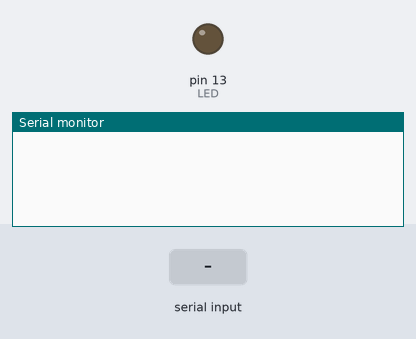
A sketch run on a simulated Arduino Uno, built with avr-gcc and run on an emulated ATmega328P. Parts: output pins drawn as LEDs (lit = HIGH), the last lines printed to the serial monitor. Inputs (shaded band) come from the test bench.

Above: at 1.2 s.
1.3 s: "90,45\n" received over the second serial link
At 1.7 s:
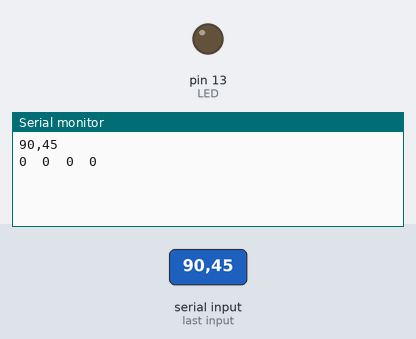
2.8 s: "1\n" received over the second serial link
At 4.0 s:
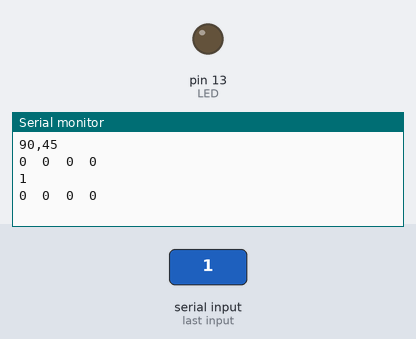

Measured:
- after the input at 1.3 s, the serial monitor: prints a new line at once (image 1)
- after the input at 2.8 s, the serial monitor: prints a new line at once (image 2)

The sketch:

noroc_client.ino
```cpp
#include <SoftwareSerial.h>
SoftwareSerial TWE(5, 6); // RX, TX
#define LED 13
#define SSR 2
#define PIN 3
String msg_state = "";
String msg_r     = "";
String msg_g     = "";
String msg_b     = "";

void setup() {
  TWE.begin(38400);
  Serial.begin(38400);
  pinMode(LED, OUTPUT);
  pinMode(SSR, OUTPUT);
}

void loop() {
  byte recv [60] = {};
  byte count     = 0;
  //receive data
  while (TWE.available())
  {
    recv [count] = TWE.read();
    count++;
  }
  //serial_communication
  if (count > 0)
  {
    String msg = "";
    for (byte i = 0 ; i < count ; i++) {
      msg = msg + (char)recv[i];
      Serial.write((char)recv[i]);
    }

    msg_state = msg.substring(5,7);
    msg_r     = msg.substring(7,9);
    msg_g     = msg.substring(9,11);
    msg_b     = msg.substring(11,13);

    int str_length = msg.length();

    // send serial data
    Serial.print(hexStrToInt(msg_state));
    Serial.print('\t');
    Serial.print(hexStrToInt(msg_r));
    Serial.print('\t');
    Serial.print(hexStrToInt(msg_g));
    Serial.print('\t');
    Serial.println(hexStrToInt(msg_b));
  }

  //judgement
  if (hexStrToInt(msg_state) == 1) {
    digitalWrite(SSR, HIGH);
    digitalWrite(LED, HIGH);
  } else {
    digitalWrite(SSR, LOW);
    digitalWrite(LED, LOW);
  }

}

int hexStrToInt(String _str){
  int result = (int)strtol(_str.c_str(), NULL, 16);
  return result;
}
```
